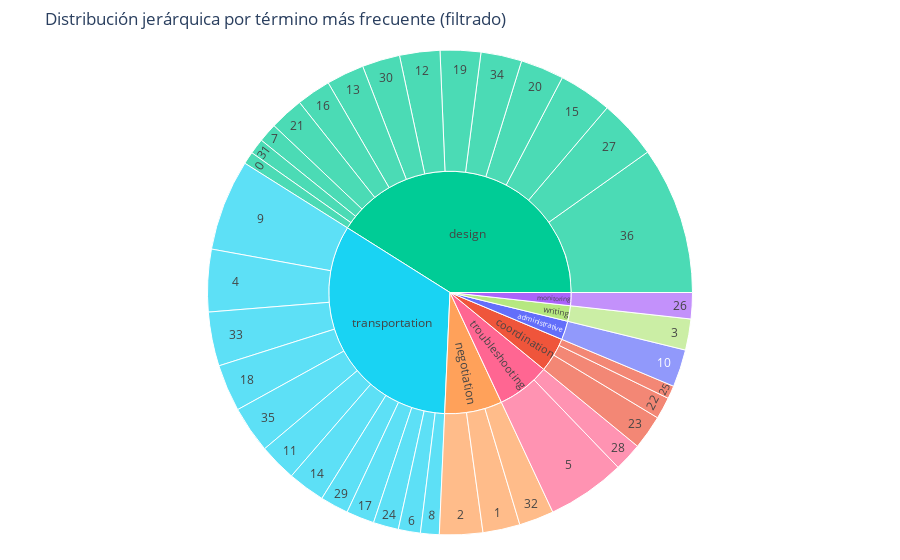

Source (notebook cell):
### Code cell
fig = px.sunburst(
    df_summary,
    path=["main_term_filtered", "cluster"],
    values="num_offers",
    color="main_term_filtered",
    title="Distribución jerárquica por término más frecuente (filtrado)"
)
fig.update_layout(margin=dict(t=50, l=25, r=25, b=25))
fig.show()

### Figure 1 — Plotly figure (JSON) as saved in the notebook; plotly's stock layout.template omitted (floating-point values rounded to 4 significant figures)
{"data": [{"branchvalues": "total", "customdata": [["administrative"], ["administrative"], ["coordination"], ["coordination"], ["coordination"], ["coordination"], ["design"], ["design"], ["design"], ["design"], ["design"], ["design"], ["design"], ["design"], ["design"], ["design"], ["design"], ["design"], ["design"], ["design"], ["design"], ["monitoring"], ["monitoring"], ["negotiation"], ["negotiation"], ["negotiation"], ["negotiation"], ["transportation"], ["transportation"], ["transportation"], ["transportation"], ["transportation"], ["transportation"], ["transportation"], ["transportation"], ["transportation"], ["transportation"], ["transportation"], ["transportation"], ["transportation"], ["troubleshooting"], ["troubleshooting"], ["troubleshooting"], ["writing"], ["writing"]], "domain": {"x": [0, 1], "y": [0, 1]}, "hovertemplate": "labels=%{label}<br>num_offers=%{value}<br>parent=%{parent}<br>id=%{id}<br>main_term_filtered=%{customdata[0]}<extra></extra>", "ids": ["administrative", "administrative/10", "coordination/22", "coordination/25", "coordination/23", "coordination", "design", "design/36", "design/34", "design/31", "design/30", "design/27", "design/21", "design/20", "design/19", "design/16", "design/0", "design/13", "design/12", "design/7", "design/15", "monitoring", "monitoring/26", "negotiation/1", "negotiation", "negotiation/2", "negotiation/32", "transportation", "transportation/35", "transportation/4", "transportation/33", "transportation/17", "transportation/29", "transportation/8", "transportation/24", "transportation/9", "transportation/11", "transportation/14", "transportation/18", "transportation/6", "troubleshooting/28", "troubleshooting", "troubleshooting/5", "writing/3", "writing"], "labels": ["administrative", "10", "22", "25", "23", "coordination", "design", "36", "34", "31", "30", "27", "21", "20", "19", "16", "0", "13", "12", "7", "15", "monitoring", "26", "1", "negotiation", "2", "32", "transportation", "35", "4", "33", "17", "29", "8", "24", "9", "11", "14", "18", "6", "28", "troubleshooting", "5", "3", "writing"], "marker": {"colors": ["#636efa", "#636efa", "#EF553B", "#EF553B", "#EF553B", "#EF553B", "#00cc96", "#00cc96", "#00cc96", "#00cc96", "#00cc96", "#00cc96", "#00cc96", "#00cc96", "#00cc96", "#00cc96", "#00cc96", "#00cc96", "#00cc96", "#00cc96", "#00cc96", "#ab63fa", "#ab63fa", "#FFA15A", "#FFA15A", "#FFA15A", "#FFA15A", "#19d3f3", "#19d3f3", "#19d3f3", "#19d3f3", "#19d3f3", "#19d3f3", "#19d3f3", "#19d3f3", "#19d3f3", "#19d3f3", "#19d3f3", "#19d3f3", "#19d3f3", "#FF6692", "#FF6692", "#FF6692", "#B6E880", "#B6E880"]}, "name": "", "parents": ["", "administrative", "coordination", "coordination", "coordination", "", "", "design", "design", "design", "design", "design", "design", "design", "design", "design", "design", "design", "design", "design", "design", "", "monitoring", "negotiation", "", "negotiation", "negotiation", "", "transportation", "transportation", "transportation", "transportation", "transportation", "transportation", "transportation", "transportation", "transportation", "transportation", "transportation", "transportation", "troubleshooting", "", "troubleshooting", "writing", ""], "type": "sunburst", "values": [41900.0, 41900.0, 24440.0, 14570.0, 38320.0, 77320.0, 688300.0, 164900.0, 45720.0, 17300.0, 42230.0, 66160.0, 38040.0, 48540.0, 45320.0, 38270.0, 13860.0, 42160.0, 45020.0, 21210.0, 59550.0, 29280.0, 29280.0, 41500.0, 128600.0, 48250.0, 38880.0, 557400.0, 52360.0, 69720.0, 60380.0, 31340.0, 31620.0, 20910.0, 28220.0, 101900.0, 42080.0, 41650.0, 52510.0, 24670.0, 31530.0, 119100.0, 87520.0, 34730.0, 34730.0]}], "layout": {"legend": {"tracegroupgap": 0}, "margin": {"b": 25, "l": 25, "r": 25, "t": 50}, "title": {"text": "Distribución jerárquica por término más frecuente (filtrado)"}}}
